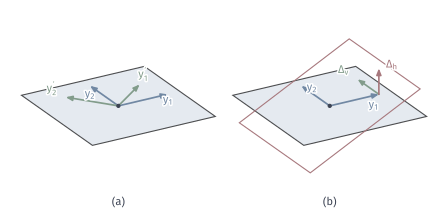

The Python source for this figure:
"""A plane in R3: two orthonormal frames of the same subspace; vertical and horizontal tangent directions."""
from pathlib import Path
import sys
ROOT = next(p for p in Path(__file__).resolve().parents if (p/"build.sh").is_file() and (p/"tex/book.tex").is_file())
sys.path.insert(0, str(ROOT/"figures/04-spaces-measures-and-geometry/04-manifolds/matplotlib/mfd-common"))
from mfd3d import *

W, H = 112, 54
fig, ax = canvas(W, H)
view = View(-120, 24)
pa, pb = Placed(view, 30, 27, 14.5), Placed(view, 84, 27, 14.5)
e1, e2, e3 = np.eye(3)
def plane(pl, a, b, fc, ec, h=1.25, z=2):
    pts = np.array([h*(s*a+t*b) for s, t in ((-1, -1), (1, -1), (1, 1), (-1, 1))])
    ax.add_patch(Polygon(pl(pts), closed=True, fc=fc, ec=ec, lw=.8, zorder=z))
O = 0*e1
plane(pa, e1, e2, BLUE_FILL, STROKE)
ang = np.radians(38)
y1 = np.cos(ang)*e1+np.sin(ang)*e2; y2 = -np.sin(ang)*e1+np.cos(ang)*e2
for a, c in ((e1, BLUE), (e2, BLUE), (y1, GREEN), (y2, GREEN)):
    arrow(ax, pa(O), pa(a), color=c, lw=1.25, scale=6.5, zorder=5)
dot(ax, pa(O), INK, size=1.1, zorder=6)
label(ax, pa(1.13*e1)+[-1.4, -1.8], '$y_1$', color=BLUE, halo=True)
label(ax, pa(1.1*e2)+[.8, -2.6], '$y_2$', color=BLUE, halo=True)
label(ax, pa(1.12*y1)+[.4, 2.0], "$y_1'$", color=GREEN, halo=True)
label(ax, pa(1.14*y2)+[-1.6, 2.0], "$y_2'$", color=GREEN, halo=True)
# (b): Y=[e1,e2], vertical Delta=[e2,-e1], horizontal Delta=[.5 e3, 0].
plane(pb, e1, e2, BLUE_FILL, STROKE, z=1)
tilt = (e1+.5*e3)/np.linalg.norm(e1+.5*e3)
plane(pb, tilt, e2, 'none', RED, z=3)
arrow(ax, pb(O), pb(e1), color=BLUE, lw=1.25, scale=6.5, zorder=5)
arrow(ax, pb(O), pb(e2), color=BLUE, lw=1.25, scale=6.5, zorder=5)
arrow(ax, pb(e1), pb(e1+.75*e2), color=GREEN, lw=1.2, scale=6.5, zorder=6)
arrow(ax, pb(e1), pb(e1+.5*e3), color=RED, lw=1.2, scale=6.5, zorder=7)
dot(ax, pb(O), INK, size=1.1, zorder=7)
label(ax, pb(e1)+[-1.2, -2.7], '$y_1$', color=BLUE, halo=True)
label(ax, pb(e2)+[2.8, -.4], '$y_2$', color=BLUE, halo=True)
label(ax, pb(e1+.5*e3)+[3.4, 1.0], '$\\Delta_h$', color=RED, halo=True)
label(ax, pb(e1+.75*e2)+[-3.6, 2.4], '$\\Delta_v$', color=GREEN, halo=True)
panel_tag(ax, 30, 1.7, '(a)'); panel_tag(ax, 84, 1.7, '(b)')
save(fig, Path(__file__).resolve().parent, 'figure', {'formula': 'Y=[e1,e2]; YQ rotates by 38deg; vertical Delta=[e2,-e1]; horizontal Delta=[.5 e3,0], tilted plane span(e1+.5 e3,e2)'})
